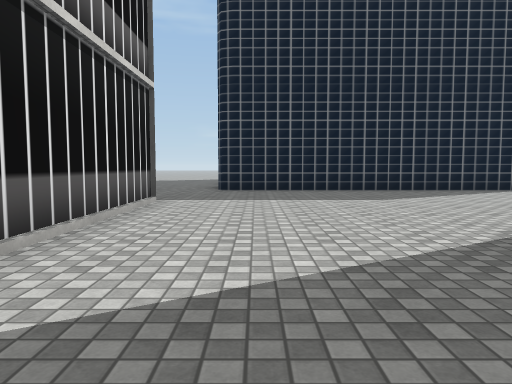
view 1 (above)

24 first-person views from a walk through a scene from a Unity 3-D project. The camera is 1.2 m above the floor, tilts 4° down and sees 70° across. The floor is counted in squares, 2 m on a side. Each view is taken from the middle of a square. On the plan, view 1 faces up. The plan holds only what a view shows up to about 10 squares ahead; the rest is blank. The place goes on beyond the plan. Some surface patterns are stand-ins.

view 2
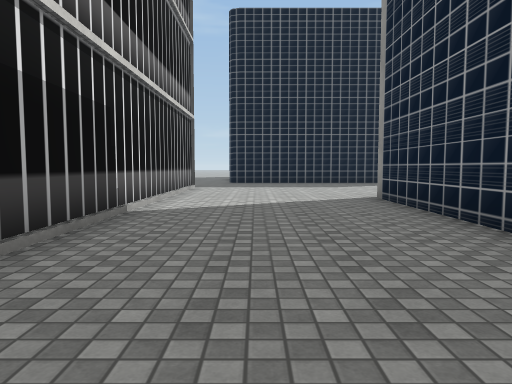

view 3
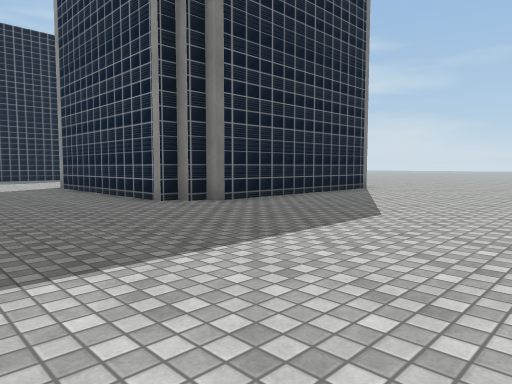

view 4
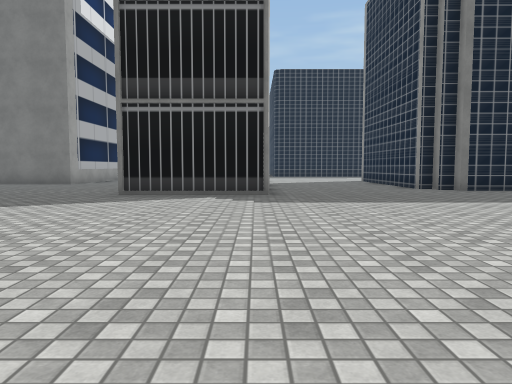

view 5
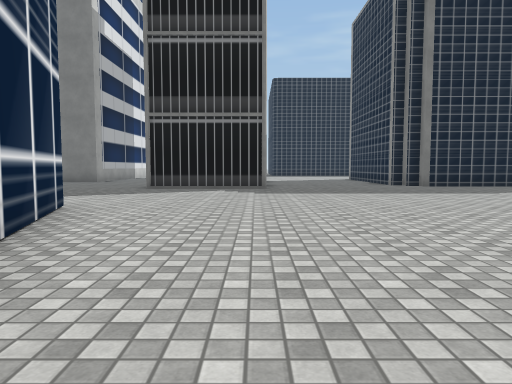

view 6
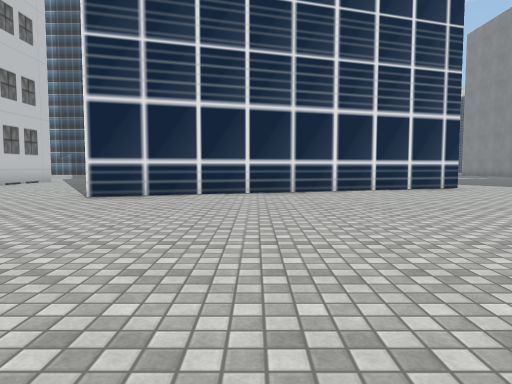

view 7
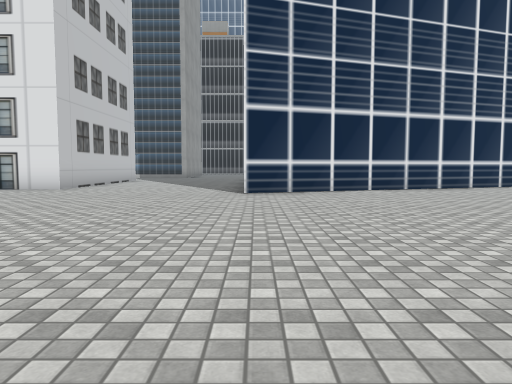

view 8
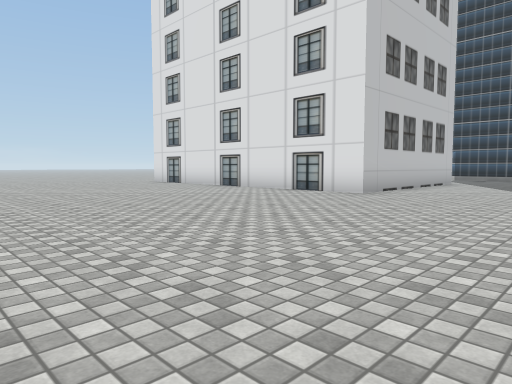

view 9
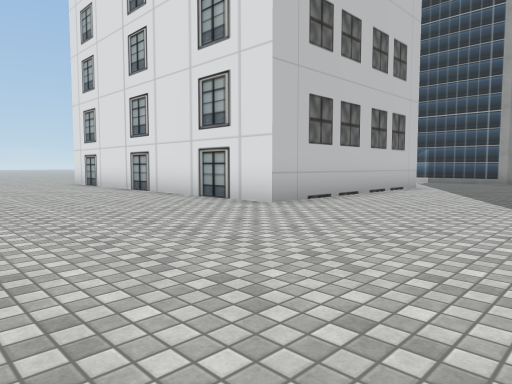

view 10
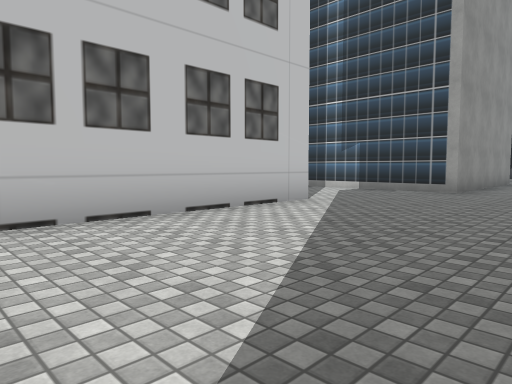

view 11
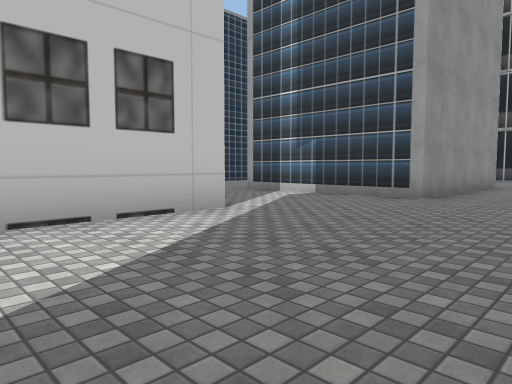

view 12
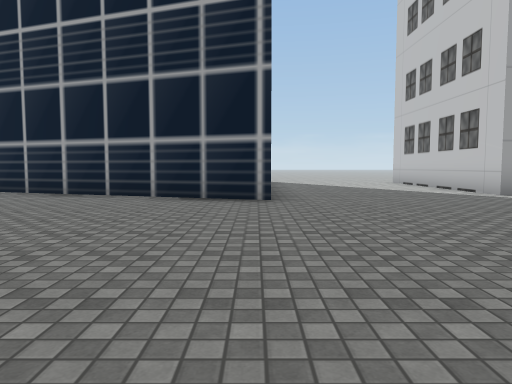

view 13
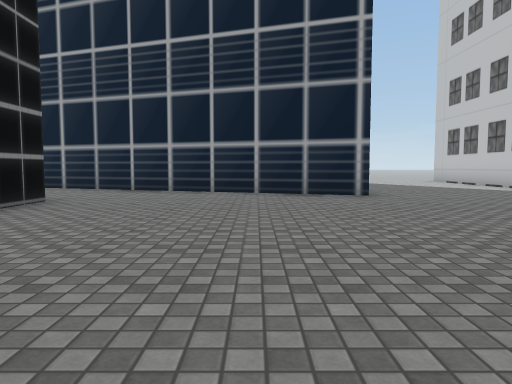

view 14
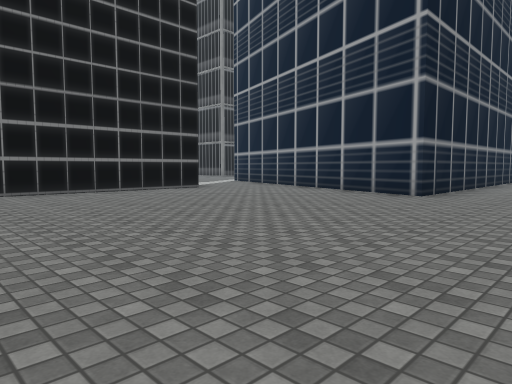

view 15
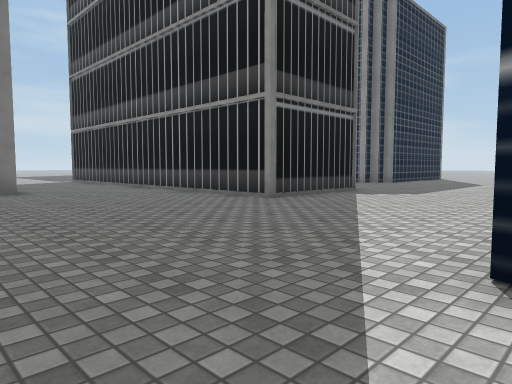

view 16
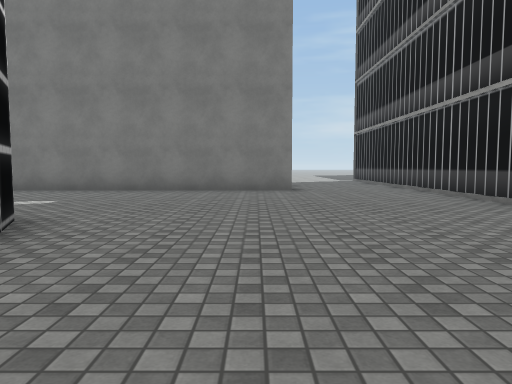

view 17
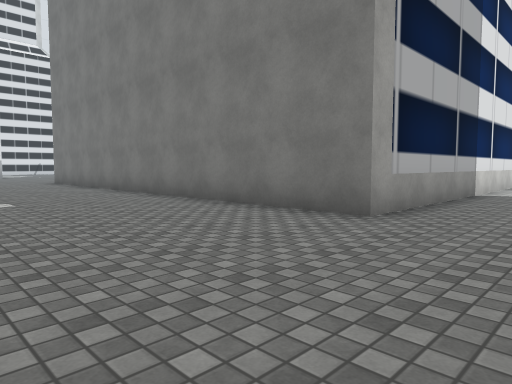

view 18
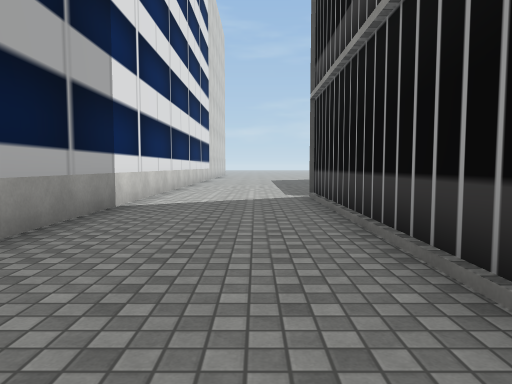

view 19
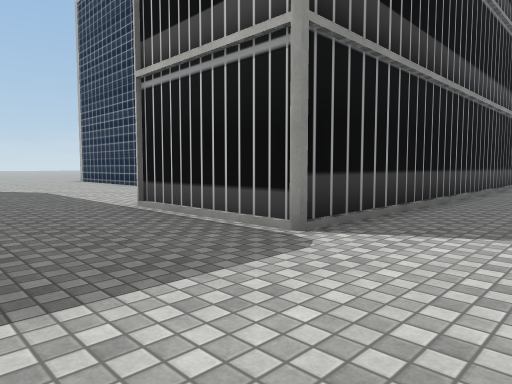

view 20
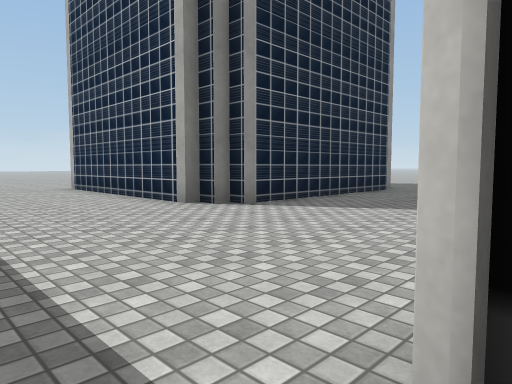

view 21
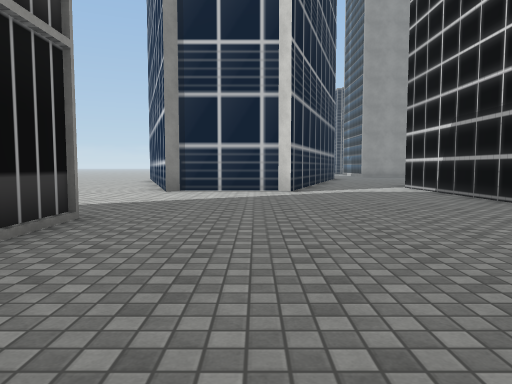

view 22
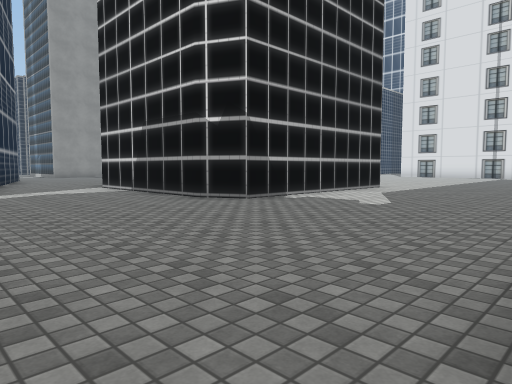

view 23
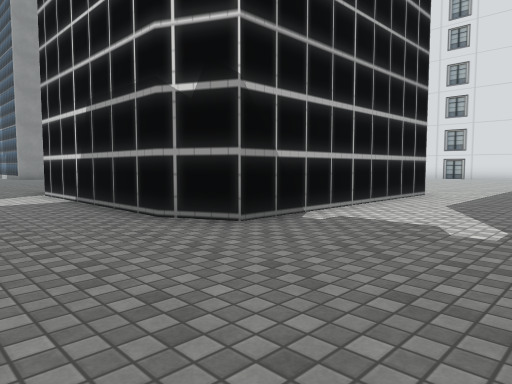

view 24
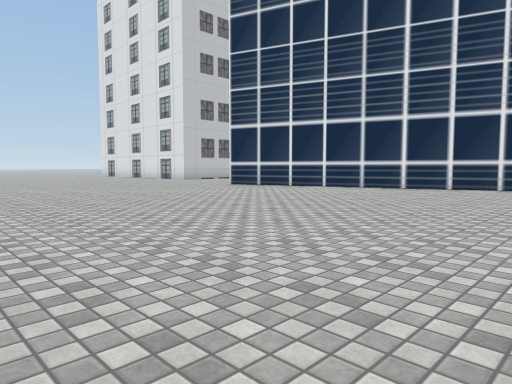

### Floor plan
Points are (right, up) in squares from view 1. A wall is a line through its corners. A room is listed if a view was taken in it or the views show most of it. See-through windows are left out.
Room 1 (views 1, 2, 3, 4, 5, 6, 7, 8, 9, 10, 11, 12, 13, 14, 15, 16, 17, 18, 19, 20, 21, 22, 23, 24)
walls: (-11.6, -11.4) (-16.5, -11.4); (-6.5, -17.3) (-10.7, -17.3) (-7.8, -8.5) (-7.5, -8.8) (-5.2, -8.8) (-4.9, -8.5) (-2, -17.3); (-1.7, -4.2) (-4.8, -4.2) (-4.8, 6.3) (-1.8, 6.3) (-1.8, -1.5); (-17.1, -4.9) (-11.7, -4.9) (-11.2, -5.9) (-11.2, -10.4); (-9.5, -22.1) (-3.5, -22.1) (-3.5, -26.5); (-17.6, -20.6) (-13, -20.6) (-13, -25.2); (3.1, -2.7) (2.7, -2.7) (2.7, -2.3) (2.3, -2.3) (2.3, 3) (2.7, 3) (2.7, 3.3) (3.1, 3.3); (6.5, -3) (3, -3); (3, 3.6) (6.5, 3.6); (-8.1, 9) (-8.1, 0.1) (-16.1, 0.1); (6.4, 9.1) (-0.6, 9.1)

Where each view was taken, in squares from view 1:
view 1: 0 up, 0 right, facing up
view 2: 4 down, 0 right, facing up
view 3: 8 down, 1 left, facing up-right
view 4: 12 down, 2 left, facing up
view 5: 14 down, 2 left, facing up
view 6: 14 down, 5 right, facing left
view 7: 17 down, 6 right, facing left
view 8: 18 down, 4 right, facing down-left
view 9: 18 down, 1 right, facing down-left
view 10: 18 down, 4 left, facing down-left
view 11: 18 down, 6 left, facing down-left
view 12: 17 down, 17 left, facing right
view 13: 15 down, 18 left, facing right
view 14: 20 down, 18 left, facing up-right
view 15: 9 down, 10 left, facing up-right
view 16: 9 down, 9 left, facing up
view 17: 4 down, 6 left, facing up-left
view 18: 1 down, 6 left, facing up
view 19: 9 up, 7 left, facing down-right
view 20: 7 up, 2 left, facing down-right
view 21: 0 up, 7 left, facing down
view 22: 0 up, 7 left, facing down-left
view 23: 2 down, 9 left, facing down-left
view 24: 8 down, 6 right, facing down-left
